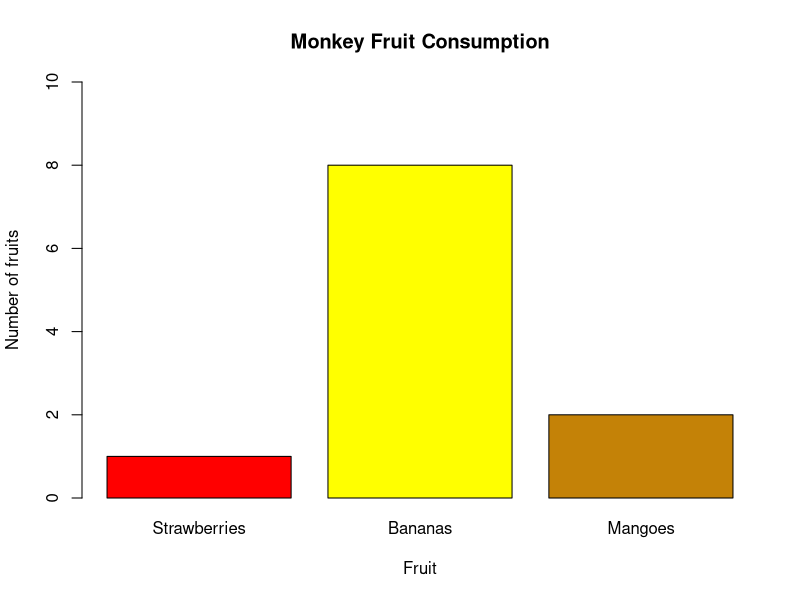

Generate this figure with R:
fruits <- c("Strawberries", "Bananas", "Mangoes")
nombre <- c(sample(1:2, 1), sample(7:10, 1), 2)
couleur_barres <- c("red", "yellow", "#c48207")

barplot(nombre,
        names = fruits,
        col = couleur_barres,
        main = "Monkey Fruit Consumption",
        xlab = "Fruit",
        ylab = "Number of fruits",
        ylim = c(0, 10),
)


